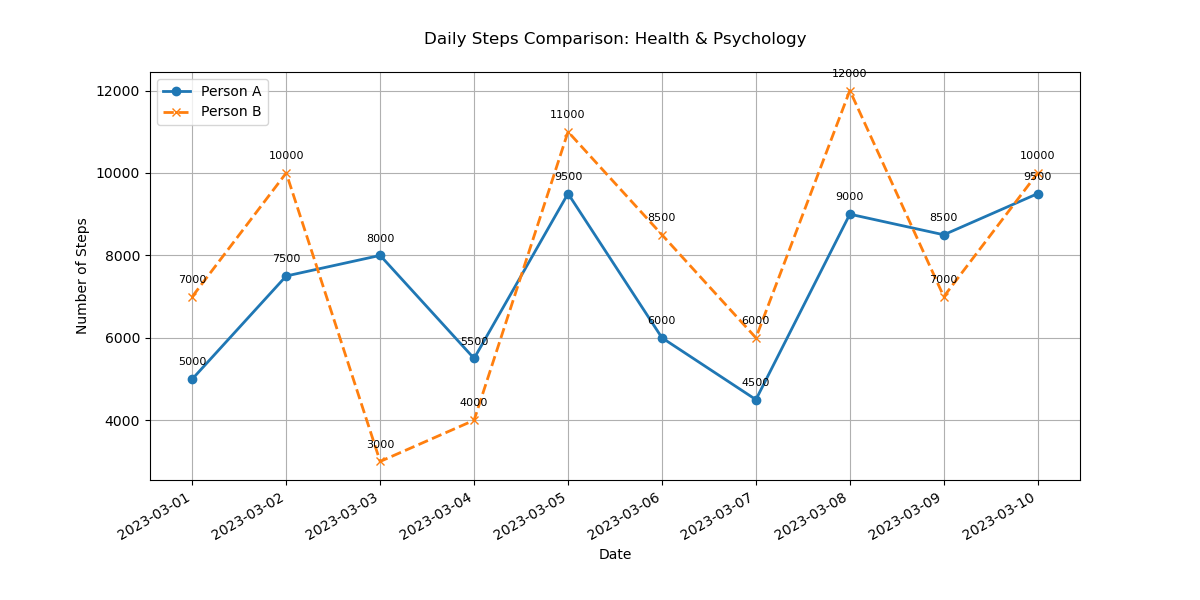

Generate this figure with Python:

import matplotlib.pyplot as plt
import matplotlib.dates as mdates
from datetime import datetime

# Given data
data = [
    {'Date': '2023-03-01', 'Person A Steps': 5000, 'Person B Steps': 7000},
    {'Date': '2023-03-02', 'Person A Steps': 7500, 'Person B Steps': 10000},
    {'Date': '2023-03-03', 'Person A Steps': 8000, 'Person B Steps': 3000},
    {'Date': '2023-03-04', 'Person A Steps': 5500, 'Person B Steps': 4000},
    {'Date': '2023-03-05', 'Person A Steps': 9500, 'Person B Steps': 11000},
    {'Date': '2023-03-06', 'Person A Steps': 6000, 'Person B Steps': 8500},
    {'Date': '2023-03-07', 'Person A Steps': 4500, 'Person B Steps': 6000},
    {'Date': '2023-03-08', 'Person A Steps': 9000, 'Person B Steps': 12000},
    {'Date': '2023-03-09', 'Person A Steps': 8500, 'Person B Steps': 7000},
    {'Date': '2023-03-10', 'Person A Steps': 9500, 'Person B Steps': 10000}
]

# Parse the dates and steps
dates = [datetime.strptime(d['Date'], '%Y-%m-%d') for d in data]
person_a_steps = [d['Person A Steps'] for d in data]
person_b_steps = [d['Person B Steps'] for d in data]

# Create a line plot for each person's steps
plt.figure(figsize=(12, 6))

plt.plot(dates, person_a_steps, label='Person A', color='#1f77b4', linestyle='-', marker='o', linewidth=2)
plt.plot(dates, person_b_steps, label='Person B', color='#ff7f0e', linestyle='--', marker='x', linewidth=2)

# Decorate the plot
plt.title('Daily Steps Comparison: Health & Psychology', pad=20)
plt.xlabel('Date')
plt.ylabel('Number of Steps')
plt.legend(loc='upper left')
plt.grid(True)

# Format the date on the x-axis
plt.gca().xaxis.set_major_formatter(mdates.DateFormatter('%Y-%m-%d'))
plt.gca().xaxis.set_major_locator(mdates.DayLocator())

# Rotate and align the date labels
plt.gcf().autofmt_xdate()

# Add annotations
for i, txt in enumerate(person_a_steps):
    plt.annotate(txt, (dates[i], person_a_steps[i]), textcoords="offset points", xytext=(0,10), ha='center', fontsize=8)
for i, txt in enumerate(person_b_steps):
    plt.annotate(txt, (dates[i], person_b_steps[i]), textcoords="offset points", xytext=(0,10), ha='center', fontsize=8)

# Show the plot
plt.show()
